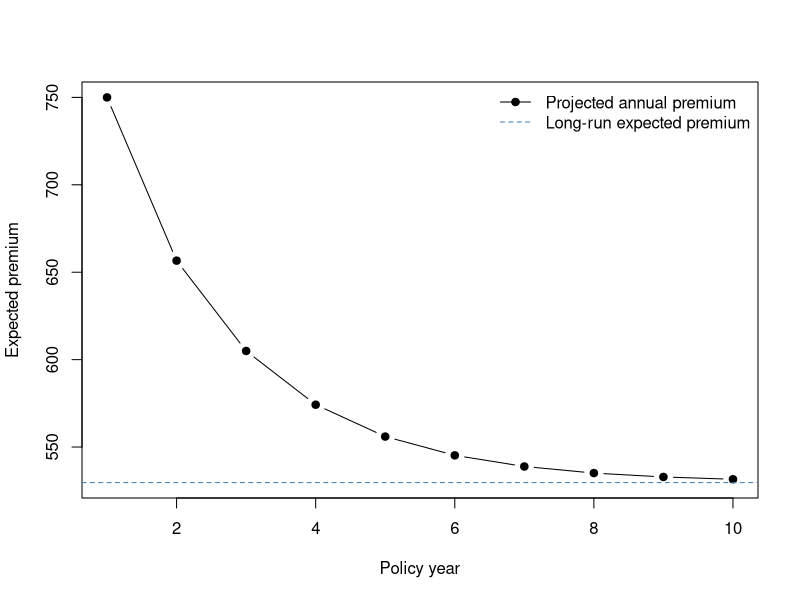

Recreate this plot in R.
## ---- chunk 1
#| label: define-transition-matrix

states <- paste("Class", 1:4)

P <- matrix(
  c(
    0.17, 0.83, 0.00, 0.00,
    0.17, 0.00, 0.83, 0.00,
    0.05, 0.12, 0.00, 0.83,
    0.00, 0.00, 0.05, 0.95
  ),
  nrow = 4,
  byrow = TRUE,
  dimnames = list(states, states)
)

stopifnot(all(abs(rowSums(P) - 1) < 1e-12))

knitr::kable(
  P,
  digits = 2,
  caption = "Illustrative annual transition matrix"
)
## ---- chunk 2
#| label: matrix-power

matrix_power <- function(P, n) {
  stopifnot(
    nrow(P) == ncol(P),
    length(n) == 1,
    n >= 0,
    n == as.integer(n)
  )

  result <- diag(nrow(P))

  if (n > 0) {
    for (step in seq_len(n)) {
      result <- result %*% P
    }
  }

  dimnames(result) <- dimnames(P)
  result
}

P_5 <- matrix_power(P, 5)

knitr::kable(
  P_5,
  digits = 4,
  caption = "Five-year transition probabilities"
)
## ---- chunk 3
#| label: stationary-distribution

stationary_distribution <- function(P) {
  n_states <- nrow(P)

  coefficient_matrix <- rbind(
    t(P) - diag(n_states),
    rep(1, n_states)
  )

  target <- c(rep(0, n_states), 1)
  stationary <- as.vector(qr.solve(coefficient_matrix, target))

  setNames(stationary, colnames(P))
}

stationary <- stationary_distribution(P)

knitr::kable(
  data.frame(
    Class = names(stationary),
    Probability = as.numeric(stationary)
  ),
  digits = 4,
  caption = "Stationary class distribution"
)
## ---- chunk 4
#| label: premium-assumptions

base_premium <- 750
discounts <- c(0.00, 0.15, 0.25, 0.30)
premium_by_class <- base_premium * (1 - discounts)
names(premium_by_class) <- states

knitr::kable(
  data.frame(
    Class = states,
    Discount = sprintf("%.0f%%", 100 * discounts),
    Premium = premium_by_class
  ),
  caption = "Illustrative NCD premium scale"
)
## ---- chunk 5
#| label: premium-projection-function

expected_premium_projection <- function(
  P,
  initial_distribution,
  premium_by_class,
  years
) {
  stopifnot(
    length(initial_distribution) == nrow(P),
    length(premium_by_class) == ncol(P),
    abs(sum(initial_distribution) - 1) < 1e-12,
    years >= 1
  )

  class_distributions <- matrix(
    NA_real_,
    nrow = years,
    ncol = ncol(P),
    dimnames = list(
      paste("Year", seq_len(years)),
      colnames(P)
    )
  )

  annual_premium <- numeric(years)
  current_distribution <- initial_distribution

  for (year in seq_len(years)) {
    class_distributions[year, ] <- current_distribution
    annual_premium[year] <- sum(
      current_distribution * premium_by_class
    )
    current_distribution <- current_distribution %*% P
  }

  list(
    class_distributions = class_distributions,
    annual_premium = annual_premium,
    cumulative_premium = cumsum(annual_premium)
  )
}

new_policyholder <- setNames(c(1, 0, 0, 0), states)

projection <- expected_premium_projection(
  P = P,
  initial_distribution = new_policyholder,
  premium_by_class = premium_by_class,
  years = 10
)

projection_table <- data.frame(
  Year = seq_len(10),
  Expected_Annual_Premium = projection$annual_premium,
  Expected_Cumulative_Premium = projection$cumulative_premium
)

knitr::kable(
  projection_table,
  digits = 2,
  caption = "Ten-year expected premium projection for a Class 1 policyholder"
)
## ---- chunk 6
#| label: premium-projection-plot
#| fig-cap: "Expected annual premium and its long-run equilibrium level"

long_run_premium <- sum(stationary * premium_by_class)

plot(
  seq_len(10),
  projection$annual_premium,
  type = "b",
  pch = 19,
  xlab = "Policy year",
  ylab = "Expected premium",
  ylim = range(c(projection$annual_premium, long_run_premium))
)

abline(
  h = long_run_premium,
  lty = 2,
  col = "steelblue"
)

legend(
  "topright",
  legend = c("Projected annual premium", "Long-run expected premium"),
  lty = c(1, 2),
  pch = c(19, NA),
  col = c("black", "steelblue"),
  bty = "n"
)
